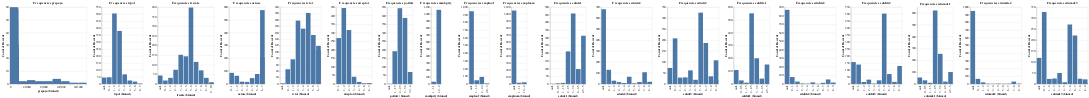

Write notebook code for a chart like this one.
### Code cell
charts_hist = []
for column in reg_df.columns:
    chart_h = alt.Chart(reg_df).mark_bar().encode(
        alt.X(column, bin=True),
        y='count()',
        tooltip=[column, 'count()']
    ).properties(
        title=f'Frequencies {column}'
    )
    charts_hist.append(chart_h)

combined_hist = alt.hconcat(*charts_hist)

combined_hist

### Figure 1 — Vega-Lite specification as saved in the notebook (floating-point values rounded to 4 significant figures; data arrays with more than 128 entries replaced by an {"elided": "..."} marker saying what was removed)
{"config": {"view": {"continuousWidth": 300, "continuousHeight": 300}}, "hconcat": [{"mark": {"type": "bar"}, "encoding": {"tooltip": [{"field": "grspaya", "type": "quantitative"}, {"aggregate": "count", "type": "quantitative"}], "x": {"bin": true, "field": "grspaya", "type": "quantitative"}, "y": {"aggregate": "count", "type": "quantitative"}}, "title": "Frequencies grspaya"}, {"mark": {"type": "bar"}, "encoding": {"tooltip": [{"field": "tvpol", "type": "nominal"}, {"aggregate": "count", "type": "quantitative"}], "x": {"bin": true, "field": "tvpol", "type": "nominal"}, "y": {"aggregate": "count", "type": "quantitative"}}, "title": "Frequencies tvpol"}, {"mark": {"type": "bar"}, "encoding": {"tooltip": [{"field": "lrscale", "type": "nominal"}, {"aggregate": "count", "type": "quantitative"}], "x": {"bin": true, "field": "lrscale", "type": "nominal"}, "y": {"aggregate": "count", "type": "quantitative"}}, "title": "Frequencies lrscale"}, {"mark": {"type": "bar"}, "encoding": {"tooltip": [{"field": "netuse", "type": "nominal"}, {"aggregate": "count", "type": "quantitative"}], "x": {"bin": true, "field": "netuse", "type": "nominal"}, "y": {"aggregate": "count", "type": "quantitative"}}, "title": "Frequencies netuse"}, {"mark": {"type": "bar"}, "encoding": {"tooltip": [{"field": "tvtot", "type": "nominal"}, {"aggregate": "count", "type": "quantitative"}], "x": {"bin": true, "field": "tvtot", "type": "nominal"}, "y": {"aggregate": "count", "type": "quantitative"}}, "title": "Frequencies tvtot"}, {"mark": {"type": "bar"}, "encoding": {"tooltip": [{"field": "nwsptot", "type": "nominal"}, {"aggregate": "count", "type": "quantitative"}], "x": {"bin": true, "field": "nwsptot", "type": "nominal"}, "y": {"aggregate": "count", "type": "quantitative"}}, "title": "Frequencies nwsptot"}, {"mark": {"type": "bar"}, "encoding": {"tooltip": [{"field": "polintr", "type": "nominal"}, {"aggregate": "count", "type": "quantitative"}], "x": {"bin": true, "field": "polintr", "type": "nominal"}, "y": {"aggregate": "count", "type": "quantitative"}}, "title": "Frequencies polintr"}, {"mark": {"type": "bar"}, "encoding": {"tooltip": [{"field": "mmbprty", "type": "nominal"}, {"aggregate": "count", "type": "quantitative"}], "x": {"bin": true, "field": "mmbprty", "type": "nominal"}, "y": {"aggregate": "count", "type": "quantitative"}}, "title": "Frequencies mmbprty"}, {"mark": {"type": "bar"}, "encoding": {"tooltip": [{"field": "emplnof", "type": "nominal"}, {"aggregate": "count", "type": "quantitative"}], "x": {"bin": true, "field": "emplnof", "type": "nominal"}, "y": {"aggregate": "count", "type": "quantitative"}}, "title": "Frequencies emplnof"}, {"mark": {"type": "bar"}, "encoding": {"tooltip": [{"field": "emplnom", "type": "nominal"}, {"aggregate": "count", "type": "quantitative"}], "x": {"bin": true, "field": "emplnom", "type": "nominal"}, "y": {"aggregate": "count", "type": "quantitative"}}, "title": "Frequencies emplnom"}, {"mark": {"type": "bar"}, "encoding": {"tooltip": [{"field": "edude1", "type": "nominal"}, {"aggregate": "count", "type": "quantitative"}], "x": {"bin": true, "field": "edude1", "type": "nominal"}, "y": {"aggregate": "count", "type": "quantitative"}}, "title": "Frequencies edude1"}, {"mark": {"type": "bar"}, "encoding": {"tooltip": [{"field": "edude2", "type": "nominal"}, {"aggregate": "count", "type": "quantitative"}], "x": {"bin": true, "field": "edude2", "type": "nominal"}, "y": {"aggregate": "count", "type": "quantitative"}}, "title": "Frequencies edude2"}, {"mark": {"type": "bar"}, "encoding": {"tooltip": [{"field": "edude3", "type": "nominal"}, {"aggregate": "count", "type": "quantitative"}], "x": {"bin": true, "field": "edude3", "type": "nominal"}, "y": {"aggregate": "count", "type": "quantitative"}}, "title": "Frequencies edude3"}, {"mark": {"type": "bar"}, "encoding": {"tooltip": [{"field": "edufde1", "type": "nominal"}, {"aggregate": "count", "type": "quantitative"}], "x": {"bin": true, "field": "edufde1", "type": "nominal"}, "y": {"aggregate": "count", "type": "quantitative"}}, "title": "Frequencies edufde1"}, {"mark": {"type": "bar"}, "encoding": {"tooltip": [{"field": "edufde2", "type": "nominal"}, {"aggregate": "count", "type": "quantitative"}], "x": {"bin": true, "field": "edufde2", "type": "nominal"}, "y": {"aggregate": "count", "type": "quantitative"}}, "title": "Frequencies edufde2"}, {"mark": {"type": "bar"}, "encoding": {"tooltip": [{"field": "edufde3", "type": "nominal"}, {"aggregate": "count", "type": "quantitative"}], "x": {"bin": true, "field": "edufde3", "type": "nominal"}, "y": {"aggregate": "count", "type": "quantitative"}}, "title": "Frequencies edufde3"}, {"mark": {"type": "bar"}, "encoding": {"tooltip": [{"field": "edumde1", "type": "nominal"}, {"aggregate": "count", "type": "quantitative"}], "x": {"bin": true, "field": "edumde1", "type": "nominal"}, "y": {"aggregate": "count", "type": "quantitative"}}, "title": "Frequencies edumde1"}, {"mark": {"type": "bar"}, "encoding": {"tooltip": [{"field": "edumde2", "type": "nominal"}, {"aggregate": "count", "type": "quantitative"}], "x": {"bin": true, "field": "edumde2", "type": "nominal"}, "y": {"aggregate": "count", "type": "quantitative"}}, "title": "Frequencies edumde2"}, {"mark": {"type": "bar"}, "encoding": {"tooltip": [{"field": "edumde3", "type": "nominal"}, {"aggregate": "count", "type": "quantitative"}], "x": {"bin": true, "field": "edumde3", "type": "nominal"}, "y": {"aggregate": "count", "type": "quantitative"}}, "title": "Frequencies edumde3"}], "data": {"name": "data-c19adab2bdc318a5fa3dd0bea3d65d8f"}, "$schema": "https://vega.github.io/schema/vega-lite/v5.16.3.json", "datasets": {"data-c19adab2bdc318a5fa3dd0bea3d65d8f": {"elided": "1094 records"}}}
